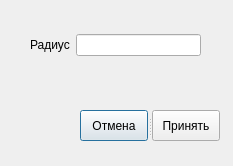
<?xml version="1.0" encoding="UTF-8"?>
<ui version="4.0">
 <class>rev_pattern_parameters</class>
 <widget class="QDialog" name="rev_pattern_parameters">
  <property name="geometry">
   <rect>
    <x>0</x>
    <y>0</y>
    <width>233</width>
    <height>166</height>
   </rect>
  </property>
  <property name="windowTitle">
   <string>Dialog</string>
  </property>
  <widget class="QWidget" name="verticalLayoutWidget">
   <property name="geometry">
    <rect>
     <x>30</x>
     <y>20</y>
     <width>171</width>
     <height>51</height>
    </rect>
   </property>
   <layout class="QVBoxLayout" name="verticalLayout">
    <item>
     <layout class="QHBoxLayout" name="horizontalLayout">
      <item>
       <widget class="QLabel" name="label">
        <property name="sizePolicy">
         <sizepolicy hsizetype="Fixed" vsizetype="Preferred">
          <horstretch>0</horstretch>
          <verstretch>0</verstretch>
         </sizepolicy>
        </property>
        <property name="text">
         <string>Радиус</string>
        </property>
       </widget>
      </item>
      <item>
       <widget class="QLineEdit" name="radius"/>
      </item>
     </layout>
    </item>
   </layout>
  </widget>
  <widget class="QSplitter" name="splitter_9">
   <property name="geometry">
    <rect>
     <x>80</x>
     <y>110</y>
     <width>141</width>
     <height>31</height>
    </rect>
   </property>
   <property name="orientation">
    <enum>Qt::Horizontal</enum>
   </property>
   <widget class="QPushButton" name="pushButton">
    <property name="text">
     <string>Отмена</string>
    </property>
   </widget>
   <widget class="QPushButton" name="add_new_pattern">
    <property name="text">
     <string>Принять</string>
    </property>
   </widget>
  </widget>
 </widget>
 <resources/>
 <connections>
  <connection>
   <sender>pushButton</sender>
   <signal>clicked()</signal>
   <receiver>rev_pattern_parameters</receiver>
   <slot>close()</slot>
   <hints>
    <hint type="sourcelabel">
     <x>101</x>
     <y>126</y>
    </hint>
    <hint type="destinationlabel">
     <x>39</x>
     <y>91</y>
    </hint>
   </hints>
  </connection>
 </connections>
</ui>
